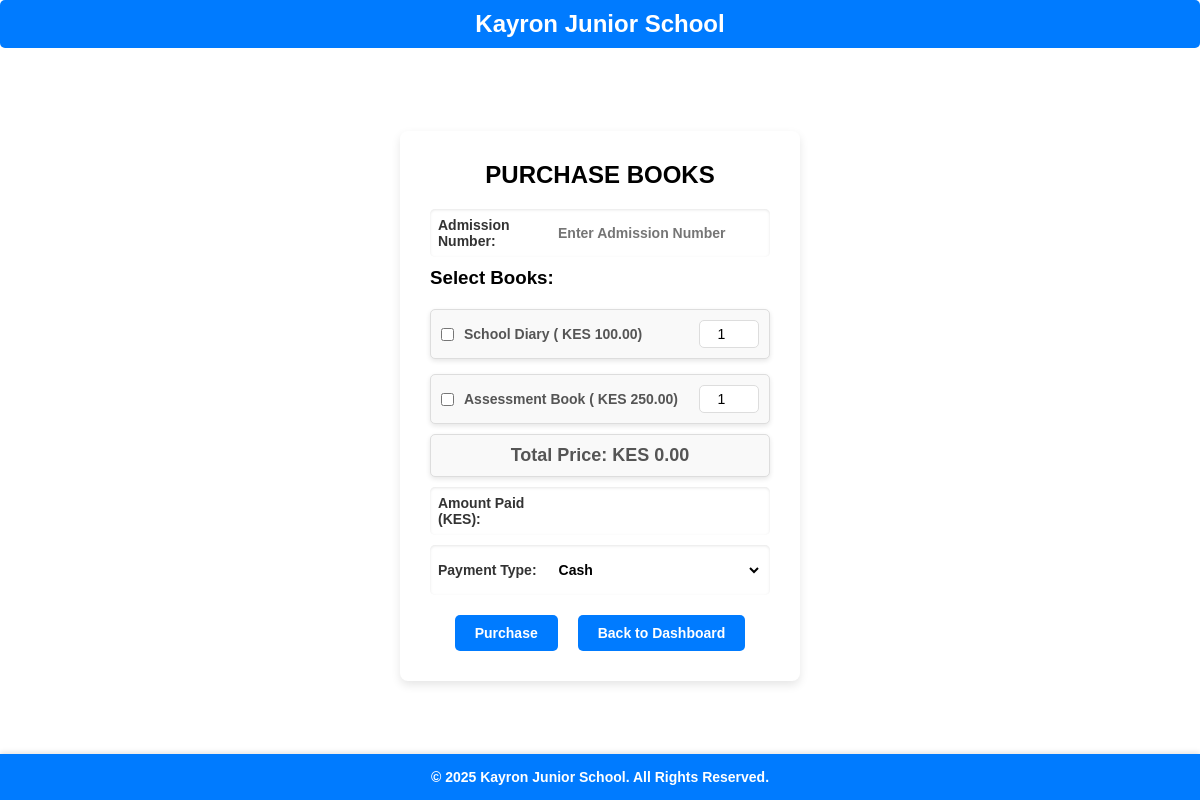
Screenshot of /php/purchase-book.php with the database file from the repository.
### tables this page shows
CREATE TABLE book_prices (
    book_id INT AUTO_INCREMENT PRIMARY KEY,
    category ENUM('Diary', 'Assessment Book') NOT NULL,
    book_name VARCHAR(100) NOT NULL,
    price DECIMAL(10,2) NOT NULL
);

### php/purchase-book.php (the view, shortened to what this page needs)
<?php
$conn = new mysqli("localhost", "root", "", "school_database");
?>
<!DOCTYPE html>
<html lang="en">
<head>
    <link rel="stylesheet" href="../style/style.css">
</head>
<body>
<div class="heading-all">
    <h2 class="title">Kayron Junior School</h2>
</div>
<div class="lunch-form">
    <div class="add-heading">
        <h2>Purchase Books</h2>
    </div>
    <form action="" method="POST">
        <div class="form-group">
            <label for="admission_no">Admission Number:</label>
            <input type="text" id="admission_no" name="admission_no" placeholder="Enter Admission Number" required>
        </div>
        <h3>Select Books:</h3>
        <div id="books-list">
        <?php
        $stmt = $conn->prepare("SELECT book_id, category, book_name, price FROM book_prices");
        $stmt->execute();
        $result = $stmt->get_result();
        while ($book = $result->fetch_assoc()):
        ?>
            <div class="book-item">
                <label class="book-label">
                    <input type="checkbox" name="books[]" value="<?= $book['book_id']; ?>" class="book-checkbox">
                    <span class="book-info"><?= $book['book_name'] . " (  KES " . $book['price'] . ")"; ?></span>
                </label>
                <input type="number" class="quantity" name="quantities[]" data-price="<?= $book['price']; ?>" min="1" value="1" >
            </div>
        <?php endwhile; ?>
        </div>
        <div class="">
            <p id="total_price">Total Price: KES 0.00</p>
        </div>
        <div class="form-group">
            <label for="amounts_paid[]">Amount Paid (KES):</label>
            <input type="number" name="amounts_paid[]" min="0" required>
        </div>
        <div class="form-group">
            <label for="payment_type">Payment Type:</label>
            <select name="payment_type" required>
                <option value="Cash">Cash</option>
            </select>
        </div>
        <div class="button-container">
            <button type="submit" class="add-student-btn">Purchase</button>
            <button type="button" class="add-student-btn"><a href="./dashboard.php">Back to Dashboard</a></button>
        </div>
    </form>
</div>
<footer class="footer-dash">
    <p>&copy; <?= date("Y") ?> Kayron Junior School. All Rights Reserved.</p>
</footer>
</body>
</html>

### style/style.css (style rules this page uses)
* { margin: 0; padding: 0; box-sizing: border-box; font-family: Arial, sans-serif; }
html, body { height: 100%; margin: 0; padding: 0; display: flex; flex-direction: column; }
.heading-all { text-align: center; background: #007bff; color: #fff; padding: 10px; margin-bottom: 20px; border-radius: 5px; }
.form-group { flex: 1 1 calc(50% - 10px); display: flex; align-items: center; background: #fff; padding: 8px; border-radius: 5px; box-shadow: inset 0px 1px 3px rgba(0, 0, 0, 0.1); }
.form-group label { display: flex; align-items: center; font-size: 14px; font-weight: bold; color: #333; margin-right: 10px; }
.form-group input, select { flex: 1; padding: 8px; border: none; outline: none; font-size: 14px; font-weight: bold; background: transparent; }
.button-container { display: flex; justify-content: center; gap: 20px; margin-top: 20px; }
.add-student-btn { padding: 10px 20px; font-size: 14px; font-weight: bold; color: white; background: #007bff; border: none; border-radius: 5px; cursor: pointer; transition: 0.3s; display: inline-block; text-align: center; }
.add-student-btn a { text-decoration: none; color: white; }
.add-heading { text-align: center; text-transform: uppercase; font-weight: bold; margin-bottom: 20px; }
.lunch-form { width: 100%; max-width: 400px; margin: auto; background-color: #fff; padding: 30px; border-radius: 8px; box-shadow: 0 4px 10px rgba(0, 0, 0, 0.1); display: flex; flex-direction: column; align-items: center; }
.lunch-form .form-group { flex: 1 1 calc(50% - 10px); display: flex; align-items: center; background: #fff; padding: 8px; border-radius: 5px; box-shadow: inset 0px 1px 3px rgba(0, 0, 0, 0.1); margin-bottom: 10px; }
.footer-dash { text-align: center; padding: 15px; background: #007bff; color: white; position: relative; margin-top: 10px; width: 100%; font-size: 14px; font-weight: bold; box-shadow: 0px -2px 5px rgba(0, 0, 0, 0.1); transition: all 0.3s ease-in-out; }
.footer-dash p { margin: 0; }
#uniforms-list, #books-list { margin-top: 20px; display: flex; flex-direction: column; gap: 15px; }
.uniform-item, .book-item { display: flex; align-items: center; justify-content: space-between; background-color: #f9f9f9; padding: 10px; border-radius: 5px; border: 1px solid #ddd; box-shadow: 0 2px 5px rgba(0, 0, 0, 0.1); transition: transform 0.2s ease, box-shadow 0.2s ease; }
.uniform-label, .book-label { display: flex; align-items: center; font-size: 14px; color: #333; flex-grow: 1; margin-right: 10px; }
.uniform-label input[type="checkbox"], .book-label input[type="checkbox"] { margin-right: 10px; }
.uniform-info, .book-info { font-weight: bold; color: #555; }
.quantity { width: 60px; padding: 5px; font-size: 14px; border: 1px solid #ddd; border-radius: 5px; text-align: center; }
#total_price { font-size: 18px; font-weight: bold; color: #555; background-color: #f9f9f9; padding: 10px; border-radius: 5px; border: 1px solid #ddd; text-align: center; margin-top: 10px; margin-bottom: 10px; width: 100%; box-shadow: 0 2px 5px rgba(0, 0, 0, 0.1); }

### rows the page displays
book_prices: book_name "School Diary", price "100.00"
book_prices: book_name "Assessment Book", price "250.00"
